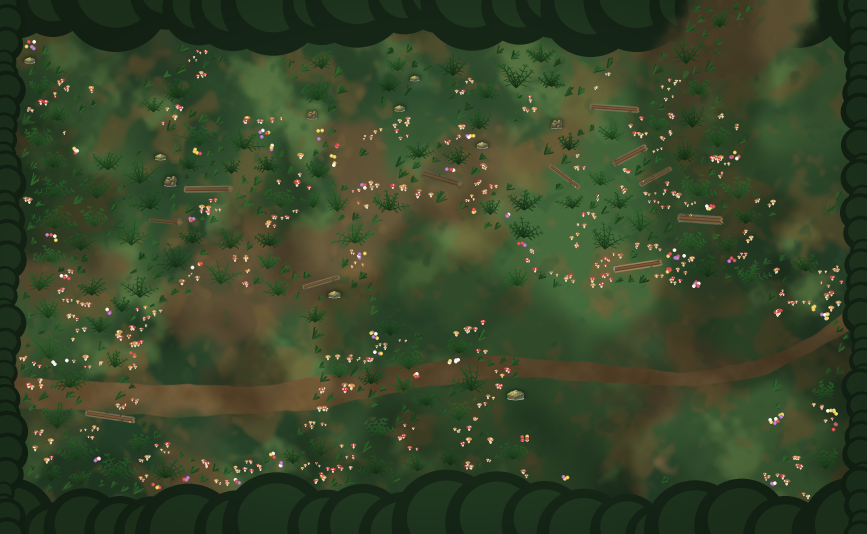
#> input picture assets/prehistoric/prehistoric_ground.png, 2600 x 1600 px, given in place of pond_sprite.png, which was not available (shown at 1/3 size)
$ python -i prehistoric_explore_view.py   (imports and definitions only)
#> lines starting #> are read from the running program, lines starting #| are printed output that depends on the picture; after the words box and inside, x2 and y2 are one past the last pixel; in counts of white or black regions, pixels touching at a corner belong together
"""Prehistoric forest free-roam exploration view (shared by S09-S13).

Mirrors the richness of clearing_simulation.py (free WASD / arrow movement,
camera follows the character, footstep dust, 2.5D depth sorting, a lit campfire
with ember + smoke particle systems, glowing standing stones, drifting wind
motes, day lighting tint, info panel and radar minimap) restyled to the
prehistoric jungle.
"""
import json
import math
import random
import sys
from pathlib import Path

ROOT_DIR = Path(__file__).resolve().parent.parent
if str(ROOT_DIR) not in sys.path:
    sys.path.insert(0, str(ROOT_DIR))

import arcade
from arcade.types.rect import LRBT

from core.constants import SCREEN_WIDTH, SCREEN_HEIGHT, CHARACTERS_DIR
from core.player import Player, FEET_OFFSET
from core.particles import FootstepDust
from core.base_view import BaseGameView

# ---- World dimensions (matches the pre-baked ground texture) ---------------
WORLD_WIDTH = 2600.0
WORLD_HEIGHT = 1600.0
GROUND_PATH = ROOT_DIR / "assets" / "prehistoric" / "prehistoric_ground.png"
# Pond lifted out of the baked ground as a runtime sprite (2026-10-20): it covers
# the baked pond's rim/contour defects and the removed-log ghost smudges inside
# the water with a slightly larger, soft-shorelined pond. Built by
# tools/make_pond_sprite.py; world centre is the pond's image centre (1950,1140)
# mapped via world_y = 1600 - img_y -> (1950, 460), scale 1.0.
POND_SPRITE_PATH = ROOT_DIR / "assets" / "prehistoric" / "pond_sprite.png"
POND_CENTRE_X = 1975.0
POND_CENTRE_Y = 510.0
DECOR_DIR = ROOT_DIR / "assets" / "prehistoric" / "decor"
LOG_META_PATH = ROOT_DIR / "assets" / "prehistoric" / "log_meta.json"
# Animated painted campfire (41 frames @10fps, looped) extracted from the
# artist's campfire.gif by tools/make_campfire_frames.py. Replaces the procedural
# stones/logs/flame that _draw_camp used to build out of circles.
CAMPFIRE_DIR = ROOT_DIR / "assets" / "prehistoric" / "campfire_frames"
CAMPFIRE_WORLD_WIDTH = 200.0    # 240x322 art; widest row lands on HEARTH_RADIUS
CAMPFIRE_BASE_LIFT = 26.0       # ground row of the art sits this far above CAMP_Y
CAMPFIRE_FPS = 10.0             # the GIF's own frame rate

# Animated pond water (16 frames @8fps = 2s loop).
POND_FRAMES_DIR = ROOT_DIR / "assets" / "prehistoric" / "pond_frames"
POND_FPS = 8.0

# The drawn sprite centre. POND_CENTRE_* above belongs to tree avoidance.
POND_DRAW_X, POND_DRAW_Y = 1950.0, 460.0
# Water half-axes measured from pond_sprite.png.
POND_WATER_RX, POND_WATER_RY = 267.0, 188.5

CAMP_X = WORLD_WIDTH * 0.5
CAMP_Y = WORLD_HEIGHT * 0.5 - 80.0      # hearth art / collision / particles
# The hearth's ORIGINAL centre, frozen for PLACEMENT. CAMP_Y feeds three early
# layout computations (clear zone, stone ring, occupied seed), so letting it
# move would branch the seeded RNG stream and reshuffle every tree, rock and
# mushroom on the map. Placement uses this constant, everything visual uses
# the live CAMP_Y above.
CAMP_CLEAR_Y = WORLD_HEIGHT * 0.5

# A tree standing in (or right at the edge of) the pond reads as broken. The
# default layout has trees at 22px and 61px from the water; the next closest
# is 176px, so TREE_WATER_TRIGGER only catches the two real offenders, while
# the wider RESITE_CLEARANCE makes sure a moved tree lands well inland instead
# of on the next shoreline.
TREE_WATER_TRIGGER = 150.0
TREE_WATER_RESITE = 220.0
_WATER_CELL = 4        # px per cell in the coarse water grid
_WATER_BAND = 240.0    # flood-fill depth; must exceed both thresholds
_water_grid_cache = None


def _water_grid():
    """Distance in px from every cell to the pond, out to _WATER_BAND.

    PIL only (no numpy in the game). The water mask comes from the POND SPRITE
    itself, not from blue pixels in the baked ground: since 2026-10-24 the pond
    is sprite-only, so reading the ground would find no water at all and every
    "keep trees out of the pond" rule would silently stop working.
    """
    global _water_grid_cache
    if _water_grid_cache is not None:
        return _water_grid_cache
    from PIL import Image
    src = Image.open(POND_SPRITE_PATH)
#> src is the input picture: PIL image 2600x1600 RGB; mean R, G, B 55.6, 70.2, 41.1
    water_mask = src.split()[-1].point(lambda v: 255 if v > 40 else 0)
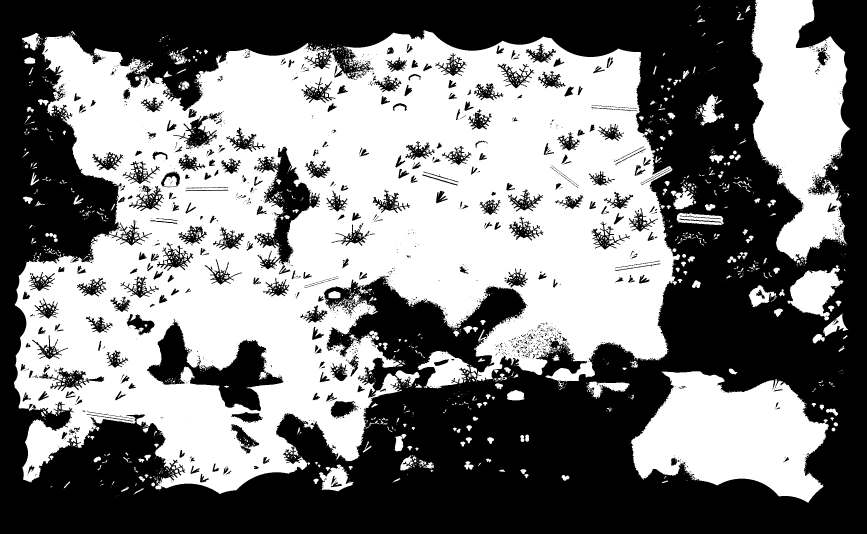
#> water_mask: PIL image 2600x1600 L (shown at 1/3 size); 48.5% white; 2710 white regions (2119 under 20 px), largest, box (x1, y1, x2, y2) and area: (41, 90, 2040, 1482) 1620471, (1891, 1114, 2486, 1509) 147735, (2253, 0, 2551, 784) 147044
    # Rasterise the sprite into the same space as the old ground-based grid.
    full = Image.new("L", (int(WORLD_WIDTH), int(WORLD_HEIGHT)), 0)
#> full: PIL image 2600x1600 L; every value is 0
    tx = int(round(POND_CENTRE_X - src.width / 2.0))
#> tx = 675
    ty = int(round(WORLD_HEIGHT - POND_CENTRE_Y - src.height / 2.0))
#> ty = 290
    full.paste(water_mask, (tx, ty), water_mask)
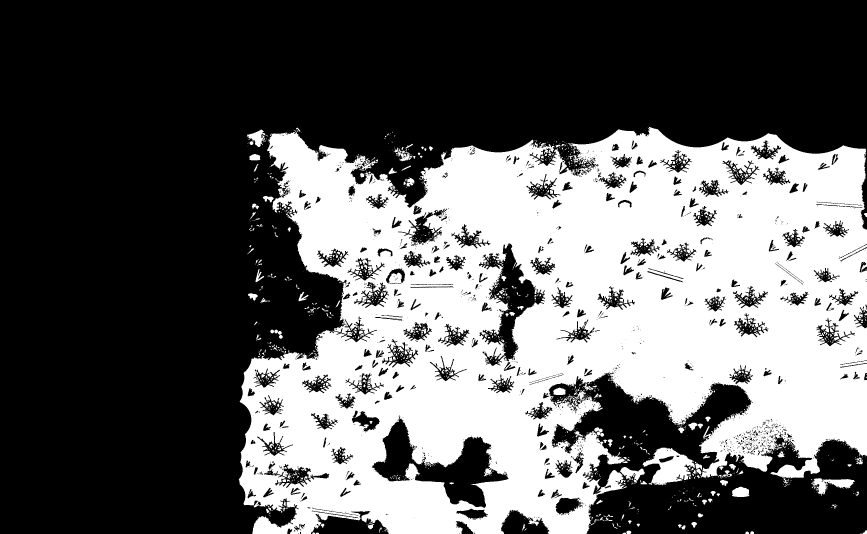
#> full: PIL image 2600x1600 L (shown at 1/3 size); 37.6% white; 2051 white regions (1675 under 20 px), largest, box (x1, y1, x2, y2) and area: (716, 380, 2600, 1600) 1515228, (1928, 1342, 2085, 1456) 9459, (2434, 1435, 2564, 1487) 2866
    coarse = full.resize((int(WORLD_WIDTH) // _WATER_CELL,
                          int(WORLD_HEIGHT) // _WATER_CELL), Image.BOX)
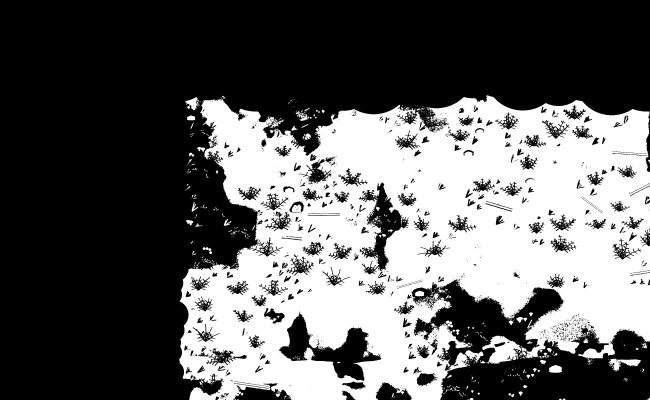
#> coarse: PIL image 650x400 L; min 0, max 255, mean 95.8
    px = coarse.load()
    cw, ch = coarse.size
#> cw = 650; ch = 400
    dist = {}
    frontier = []
    for cy in range(ch):
        for cx in range(cw):
            if px[cx, cy] > 192:
                dist[(cx, cy)] = 0
                frontier.append((cx, cy))
    for d in range(1, int(_WATER_BAND // _WATER_CELL) + 1):
        nxt = []
        for cx, cy in frontier:
            for nx, ny in ((cx + 1, cy), (cx - 1, cy), (cx, cy + 1), (cx, cy - 1)):
                if 0 <= nx < cw and 0 <= ny < ch and (nx, ny) not in dist:
                    dist[(nx, ny)] = d * _WATER_CELL
                    nxt.append((nx, ny))
        frontier = nxt
        if not frontier:
            break
    _water_grid_cache = (dist, cw, ch)
    return _water_grid_cache


# [13 lines left out: function _water_distance, not called in this run]


def _too_close_to_water(x, y, clearance=TREE_WATER_TRIGGER):
    return _water_distance(x, y) < clearance


# [7 lines left out: function _is_pond_tree, not called in this run]


# ---- north-east exit lane -------------------------------------------------
# Mirrors EXIT_PTS in tools/bake_new_forest.py, converted from image space to
# world space (world_y = 1600 - img_y). It is the one gap the user asked for in
# the treeline: it has to stay EMPTY so it reads as a way out and so the player
# can actually walk up through it. Both runtime sprites and baked props are
# kept out of it, hence keeping the two halves of that definition in sync.
EXIT_LANE = [(2065.0, 840.0), (2120.0, 1130.0),
             (2195.0, 1410.0), (2262.0, 1660.0)]
EXIT_LANE_HALF_IN, EXIT_LANE_HALF_OUT = 214.0, 118.0


# [21 lines left out: functions _lane_half_width_at, _exit_lane_distance, not called in this run]


def _in_exit_lane(x, y, extra=0.0):
    dist, half = _exit_lane_distance(x, y)
    return dist < half + extra


# Vivid prehistoric palette (warm sunlight + lush greens)
COLOR_HELP_BG = (16, 22, 18, 195)
COLOR_HELP_TXT = (235, 240, 225)
COLOR_PANEL_BG = (16, 22, 18, 205)
COLOR_PANEL_BORDER = (150, 175, 95, 150)


# ===========================================================================
# Ported particle systems (from clearing_simulation, prehistoric reskin)
# ===========================================================================
class EmberParticle:
    """Warm embers rising from the tribal hearth."""
    def __init__(self, cx, cy):
        self.cx, self.cy = cx, cy
        self.reset()

    # [16 lines left out: functions reset, update, not called in this run]

    def draw(self):
        fade = max(0.0, self.life / self.max_life)
        arcade.draw_circle_filled(self.x, self.y, self.r * fade + 0.5, (*self.color, int(230 * fade)))


class SmokeParticle:
    """Soft smoke drifting from the hearth."""
    def __init__(self, cx, cy):
        self.cx, self.cy = cx, cy
        self.reset()

    # [21 lines left out: functions reset, update, draw, not called in this run]


class PollenMote:
    """Drifting dandelion seeds / pollen in the sunbeams."""
    def __init__(self, screen_w, screen_h):
        self.sw, self.sh = screen_w, screen_h
        self.reset(random_y=True)

    # [13 lines left out: functions reset, update, not called in this run]

    def draw(self):
        arcade.draw_circle_filled(self.x, self.y, self.r, (255, 250, 215, 150))


# ===========================================================================
# Main view
# ===========================================================================
class PrehistoricExploreView(BaseGameView):
    """Free-roam prehistoric forest. The hunter (savage) is player-controlled."""

    # [522 lines left out: functions __init__, _build_decor, _ensure_decor_sprites, _ensure_ground, _pond_textures, _draw_pond and 2 more, not called in this run]

    # ===================================================================
    # COLLISION (body-vs-base: the player's BODY cylinder vs a prop's base
    # cylinder, so widths can never overlap; the sort key uses the same
    # foot point, so occlusion and blocking always agree)
    # ===================================================================
    FOOT_RADIUS = 42.0   # player body half-width

    # Solid decor collections (each prop carries a precomputed "cr" radius).
    SOLID_KINDS = ("trees", "rocks", "stones")
    HEARTH_RADIUS = 92.0

    # [97 lines left out: functions _pond_push, _solid_push, _resolve_collisions, on_update, on_key_press, on_key_release, not called in this run]

    def on_mouse_motion(self, x, y, dx=0, dy=0):
        self.handle_pause_mouse_motion(x, y)

    # ===================================================================
    # DRAW
    # ===================================================================
    # [59 lines left out: functions on_draw, _draw_tree, not called in this run]

    def _draw_rock(self, rk):
        self._ensure_decor_sprites()
        arcade.draw_sprite(rk["sp"])  # baked shadow in the sprite

    def _draw_log(self, lg):
        self._ensure_decor_sprites()
        arcade.draw_sprite(lg["sp"])  # baked shadow in the sprite

    # [69 lines left out: functions _draw_fern, _draw_mushroom, _draw_stone, _fire_textures, _draw_camp, _draw_player and 1 more, not called in this run]

    def _draw_motes(self):
        for m in self.motes:
            m.draw()

    # ---- UI ---------------------------------------------------------------
    # [60 lines left out: functions _draw_info_panel, _draw_radar, _draw_help, _text_obj, _label, not called in this run]

>>> result = _water_grid()
